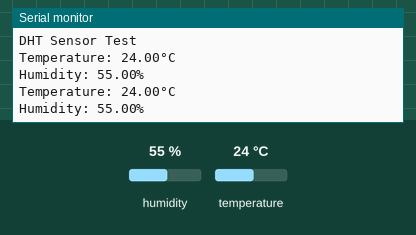
A sketch run on a simulated Arduino Uno, built with avr-gcc and run on an emulated ATmega328P. On the bench: the last lines printed to the serial monitor. The test bench sets the inputs (shaded band); at power-on: humidity 55 %, temperature 24 °C.

Above: at 2.8 s.
2.9 s: humidity set to 22 %
At 4.6 s:
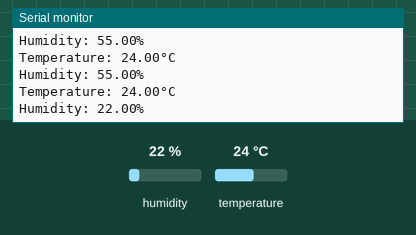
5.6 s: temperature set to 12 °C
At 7.0 s:
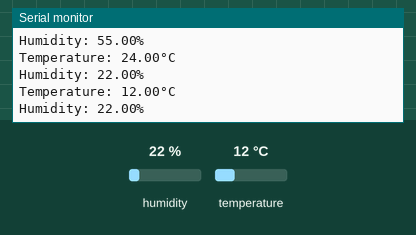
8.3 s: humidity set to 40 %
At 10.6 s:
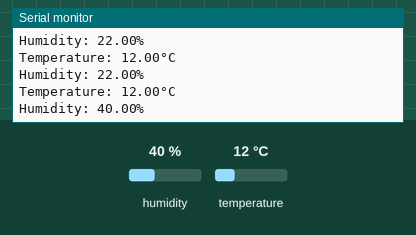
Timing chart, 0 to 12.1 s (numbered marks = the images above; inputs shaded):
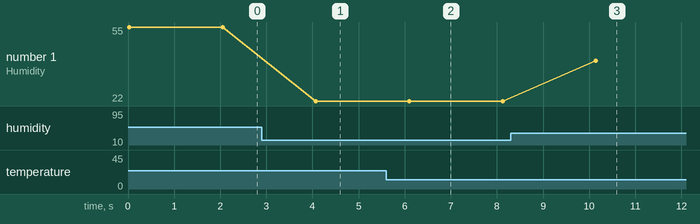

Measured:
- after the input at 2.9 s, the serial monitor: prints a new line after 1.2 s (image 1)
- after the input at 5.6 s, the serial monitor: prints a new line after 0.50 s (image 2)
- after the input at 8.3 s, the serial monitor: prints a new line after 1.8 s (image 3)
- plotted number 1: 55 → 22 after the input at 2.9 s, 22 → 40 after the input at 8.3 s

The sketch:

TemperatureHumidSensor.ino
```cpp
#include "DHT.h"

#define DHTPIN 7          // Define the pin where the DHT sensor is connected
#define DHTTYPE DHT11     // Define the type of DHT sensor: DHT11 or DHT22

DHT dht(DHTPIN, DHTTYPE);

void setup() {
  Serial.begin(115200);
  dht.begin();

  Serial.println("DHT Sensor Test");
}

void loop() {
  // Read temperature and humidity from DHT sensor
  float temperature = dht.readTemperature();
  float humidity = dht.readHumidity();

  // // Check if any reads failed and exit early (to try again).
  // if (isnan(temperature) || isnan(humidity)) {
  //   Serial.println("Failed to read from DHT sensor!");
  //   delay(2000);
  //   return;
  // }

  // Print the results to the Serial Monitor
  Serial.print("Temperature: ");
  Serial.print(temperature);
  Serial.println("°C");

  Serial.print("Humidity: ");
  Serial.print(humidity);
  Serial.println("%");

  // Wait for 2 seconds before the next reading
  delay(2000);
}
```
